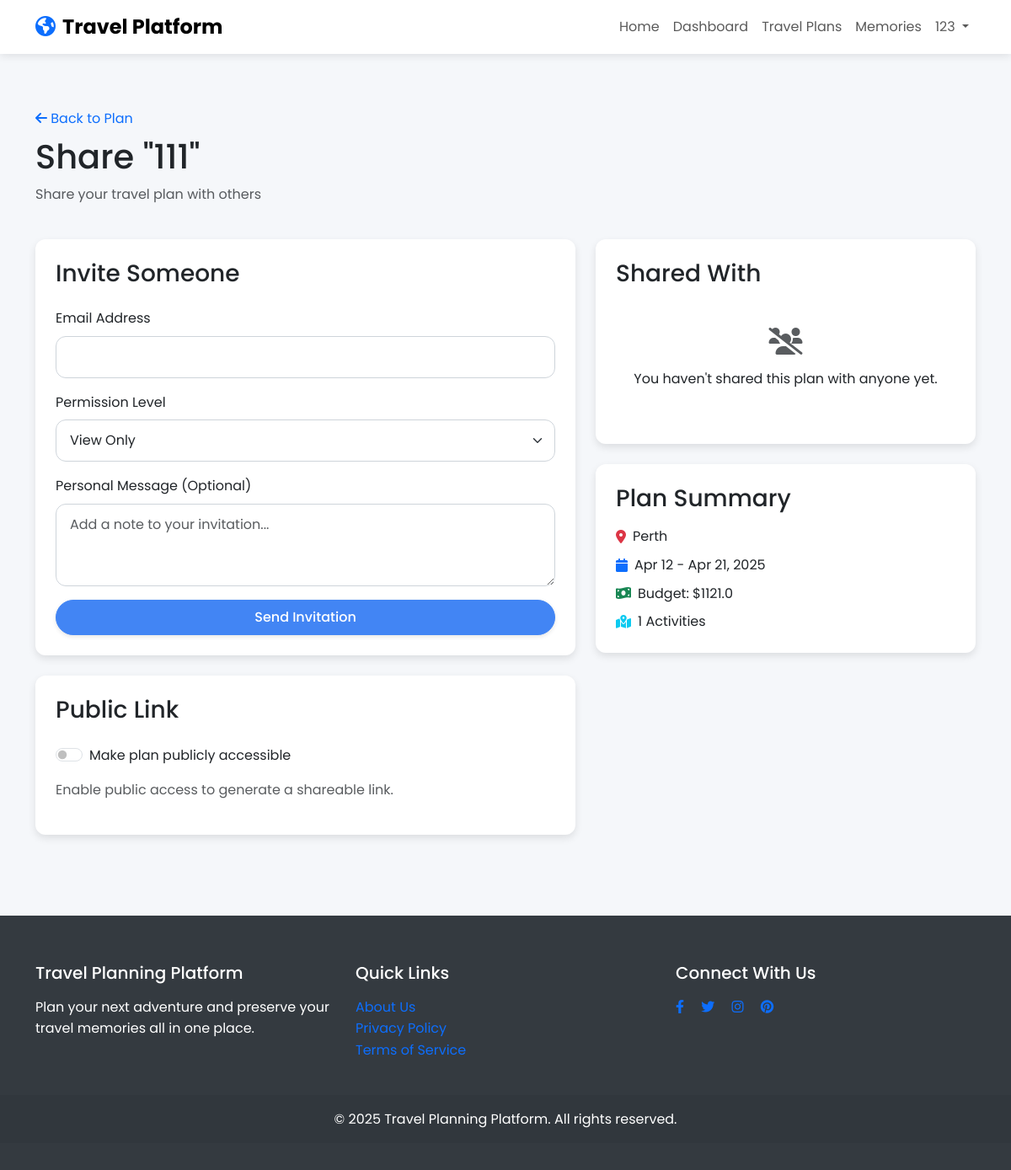
Page /planner/2/share (signed in) on the committed database.
### app/models/user.py (models this page shows, shortened)
class User(UserMixin, db.Model):
    id = db.Column(db.Integer, primary_key=True)
    username = db.Column(db.String(64), unique=True, nullable=False)
    email = db.Column(db.String(120), unique=True, nullable=False)
    password_hash = db.Column(db.String(128))
    created_at = db.Column(db.DateTime, default=datetime.utcnow)
    travel_plans = db.relationship('TravelPlan', backref='user', lazy='dynamic')
    memories = db.relationship('Memory', backref='user', lazy='dynamic')

### app/models/travel_plan.py (models this page shows, shortened)
class TravelPlan(db.Model):
    id = db.Column(db.Integer, primary_key=True)
    title = db.Column(db.String(100), nullable=False)
    destination = db.Column(db.String(100), nullable=False)
    start_date = db.Column(db.DateTime, nullable=False)
    end_date = db.Column(db.DateTime, nullable=False)
    budget = db.Column(db.Float)
    interests = db.Column(db.String(200))
    created_at = db.Column(db.DateTime, default=datetime.utcnow)
    is_public = db.Column(db.Boolean, default=False)
    user_id = db.Column(db.Integer, db.ForeignKey('user.id'), nullable=False)
    itinerary_items = db.relationship('ItineraryItem', backref='travel_plan', lazy='dynamic', cascade="all, delete-orphan")
    shared_with = db.relationship('PlanShare', backref='travel_plan', lazy='dynamic', cascade="all, delete-orphan")

### app/routes/planner.py (the view, shortened to what this page needs)
@planner_bp.route('/<int:plan_id>/share', methods=['GET', 'POST'])
@login_required
def share_plan(plan_id):
    plan = TravelPlan.query.get_or_404(plan_id)
    if plan.user_id != current_user.id:
        flash('You do not have permission to share this plan', 'danger')
        return redirect(url_for('planner.view_plan', plan_id=plan_id))
    shares = PlanShare.query.filter_by(travel_plan_id=plan_id).all()
    return render_template('planner/share.html', plan=plan, shares=shares)

### app/auth.py (called while the page is built)
@login_manager.user_loader
def load_user(user_id):
    return User.query.get(int(user_id))

### app/templates/planner/share.html (shortened to what this page needs)
{% extends 'base.html' %}
{% block content %}
<div class="container py-5">
    <div class="row mb-4">
        <div class="col">
            <div class="d-flex align-items-center mb-2">
                <a href="{{ url_for('planner.view_plan', plan_id=plan.id) }}" class="text-decoration-none me-3">
                    <i class="fas fa-arrow-left"></i> Back to Plan
                </a>
            </div>
            <h1 class="mb-2">Share "{{ plan.title }}"</h1>
            <p class="text-muted">Share your travel plan with others</p>
        </div>
    </div>
    <div class="row">
        <div class="col-lg-7">
            <div class="card animate fade-in mb-4">
                <div class="card-body p-4">
                    <h3 class="card-title mb-4">Invite Someone</h3>
                    <form method="post" action="{{ url_for('planner.share_plan', plan_id=plan.id) }}" class="needs-validation" novalidate>
                        <div class="mb-3">
                            <label for="email" class="form-label">Email Address</label>
                            <input type="email" class="form-control" id="email" name="email" required>
                        </div>
                        <div class="mb-3">
                            <label for="permission" class="form-label">Permission Level</label>
                            <select class="form-select" id="permission" name="permission" required>
                                <option value="view">View Only</option>
                            </select>
                        </div>
                        <div class="mb-3">
                            <label for="message" class="form-label">Personal Message (Optional)</label>
                            <textarea class="form-control" id="message" name="message" rows="3" placeholder="Add a note to your invitation..."></textarea>
                        </div>
                        <div class="d-grid">
                            <button type="submit" class="btn btn-primary">Send Invitation</button>
                        </div>
                    </form>
                </div>
            </div>
            <div class="card animate fade-in" style="animation-delay: 0.2s;">
                <div class="card-body p-4">
                    <h3 class="card-title mb-4">Public Link</h3>
                    <div class="form-check form-switch mb-3">
                        <input class="form-check-input" type="checkbox" id="make_public" {% if plan.is_public %}checked{% endif %}>
                        <label class="form-check-label" for="make_public">Make plan publicly accessible</label>
                    </div>
                    {% if plan.is_public %}
                        <div class="input-group mb-3">
                            <input type="text" class="form-control" id="public_link" value="{{ url_for('planner.view_shared_plan', share_code=plan.share_code, _external=True) }}" readonly>
                            <button class="btn btn-outline-secondary" type="button" onclick="copyToClipboard()">
                                <i class="fas fa-copy"></i>
                            </button>
                        </div>
                        <div class="d-flex justify-content-between">
                            <span class="text-muted small">Anyone with this link can view this plan</span>
                            <span id="copy-message" class="text-success small d-none">Copied to clipboard!</span>
                        </div>
                    {% else %}
                        <p class="text-muted">Enable public access to generate a shareable link.</p>
                    {% endif %}
                </div>
            </div>
        </div>
        <div class="col-lg-5 mt-4 mt-lg-0">
            <div class="card animate fade-in" style="animation-delay: 0.3s;">
                <div class="card-body p-4">
                    <h3 class="card-title mb-4">Shared With</h3>
                    {% if shares %}
                        <div class="list-group">
                            {% for share in shares %}
                                <div class="list-group-item d-flex justify-content-between align-items-center animate fade-in" style="animation-delay: {{ loop.index * 0.1 }}s;">
                                    <div>
                                        <h6 class="mb-0">{{ share.user.username or share.email }}</h6>
                                        <small class="text-muted">
                                            {% if share.permission == 'view' %}
                                                View Only
                                            {% elif share.permission == 'edit' %}
                                                Can Edit
                                            {% endif %}
                                        </small>
                                        <br>
                                        <small class="text-muted">Shared: {{ share.created_at.strftime('%b %d, %Y') }}</small>
                                    </div>
                                    <form method="post" action="{{ url_for('planner.remove_share', plan_id=plan.id, share_id=share.id) }}">
                                        <button type="submit" class="btn btn-sm btn-outline-danger" onclick="return confirm('Are you sure you want to revoke access?');">
                                            <i class="fas fa-times"></i>
                                        </button>
                                    </form>
                                </div>
                            {% endfor %}
                        </div>
                    {% else %}
                        <div class="text-center py-4">
                            <i class="fas fa-users-slash fa-2x text-muted mb-3"></i>
                            <p>You haven't shared this plan with anyone yet.</p>
                        </div>
                    {% endif %}
                </div>
            </div>
            <div class="card animate fade-in mt-4" style="animation-delay: 0.4s;">
                <div class="card-body p-4">
                    <h3 class="card-title mb-3">Plan Summary</h3>
                    <div class="d-flex align-items-center mb-2">
                        <i class="fas fa-map-marker-alt text-danger me-2"></i>
                        <span>{{ plan.destination }}</span>
                    </div>
                    <div class="d-flex align-items-center mb-2">
                        <i class="fas fa-calendar text-primary me-2"></i>
                        <span>{{ plan.start_date.strftime('%b %d') }} - {{ plan.end_date.strftime('%b %d, %Y') }}</span>
                    </div>
                    {% if plan.budget %}
                        <div class="d-flex align-items-center mb-2">
                            <i class="fas fa-money-bill-wave text-success me-2"></i>
                            <span>Budget: ${{ plan.budget }}</span>
                        </div>
                    {% endif %}
                    <div class="d-flex align-items-center">
                        <i class="fas fa-map-marked-alt text-info me-2"></i>
                        <span>{{ plan.itinerary_items.count() }} Activities</span>
                    </div>
                </div>
            </div>
        </div>
    </div>
</div>
{% endblock %}

### app/templates/base.html (shortened to what this page needs)
<!DOCTYPE html>
<html lang="en">
<head>
    <link href="https://cdn.jsdelivr.net/npm/bootstrap@5.3.0-alpha1/dist/css/bootstrap.min.css" rel="stylesheet">
    <link rel="stylesheet" href="https://cdnjs.cloudflare.com/ajax/libs/font-awesome/6.0.0/css/all.min.css">
    <link rel="stylesheet" href="https://unpkg.com/leaflet@1.9.3/dist/leaflet.css">
    <link rel="stylesheet" href="{{ url_for('static', filename='css/style.css') }}">
</head>
<body>
    <nav class="navbar navbar-expand-lg navbar-light bg-white sticky-top">
        <div class="container">
            <a class="navbar-brand" href="{{ url_for('main.index') }}">
                <i class="fas fa-globe-americas me-2 text-primary"></i>Travel Platform
            </a>
            <div class="collapse navbar-collapse" id="navbarNav">
                <ul class="navbar-nav ms-auto">
                    <li class="nav-item">
                        <a class="nav-link" href="{{ url_for('main.index') }}">Home</a>
                    </li>
                    {% if current_user.is_authenticated %}
                        <li class="nav-item">
                            <a class="nav-link" href="{{ url_for('main.dashboard') }}">Dashboard</a>
                        </li>
                        <li class="nav-item">
                            <a class="nav-link" href="{{ url_for('planner.index') }}">Travel Plans</a>
                        </li>
                        <li class="nav-item">
                            <a class="nav-link" href="{{ url_for('memories.index') }}">Memories</a>
                        </li>
                        <li class="nav-item dropdown">
                            <a class="nav-link dropdown-toggle" href="#" id="navbarDropdown" role="button" data-bs-toggle="dropdown">
                                {{ current_user.username }}
                            </a>
                        </li>
                    {% endif %}
                </ul>
            </div>
        </div>
    </nav>
    <main>
        {% block content %}{% endblock %}
    </main>
    <footer class="text-center text-lg-start">
        <div class="container py-4">
            <div class="row">
                <div class="col-lg-4 mb-4 mb-lg-0">
                    <h5 class="mb-3">Travel Planning Platform</h5>
                    <p>Plan your next adventure and preserve your travel memories all in one place.</p>
                </div>
                <div class="col-lg-4 mb-4 mb-lg-0">
                    <h5 class="mb-3">Quick Links</h5>
                    <ul class="list-unstyled">
                        <li><a href="{{ url_for('main.about') }}" class="text-decoration-none">About Us</a></li>
                        <li><a href="#" class="text-decoration-none">Privacy Policy</a></li>
                        <li><a href="#" class="text-decoration-none">Terms of Service</a></li>
                    </ul>
                </div>
                <div class="col-lg-4">
                    <h5 class="mb-3">Connect With Us</h5>
                    <div class="social-links">
                        <a href="#" class="me-3 text-decoration-none"><i class="fab fa-facebook-f"></i></a>
                        <a href="#" class="me-3 text-decoration-none"><i class="fab fa-twitter"></i></a>
                        <a href="#" class="me-3 text-decoration-none"><i class="fab fa-instagram"></i></a>
                        <a href="#" class="text-decoration-none"><i class="fab fa-pinterest"></i></a>
                    </div>
                </div>
            </div>
        </div>
        <div class="text-center p-3" style="background-color: rgba(0, 0, 0, 0.05);">
            © 2025 Travel Planning Platform. All rights reserved.
        </div>
    </footer>
</body>
</html>

### app/static/css/style.css (style rules this page uses)
:root { --primary-color: #4285f4; --secondary-color: #34a853; --accent-color: #fbbc05; --danger-color: #ea4335; --light-color: #f8f9fa; --dark-color: #343a40; --text-color: #212529; --border-radius: 12px; --transition-speed: 0.3s; --box-shadow: 0 4px 10px rgba(0, 0, 0, 0.1); }
body { font-family: 'Poppins', sans-serif; line-height: 1.6; color: var(--text-color); background-color: #f5f7fa; transition: all var(--transition-speed) ease; }
.animate { animation-duration: 0.5s; animation-fill-mode: both; }
.fade-in { animation-name: fadeIn; }
.card { border-radius: var(--border-radius); overflow: hidden; border: none; box-shadow: var(--box-shadow); transition: transform var(--transition-speed); }
.btn { border-radius: 50px; padding: 0.5rem 1.5rem; transition: all var(--transition-speed); box-shadow: 0 2px 5px rgba(0, 0, 0, 0.1); font-weight: 500; }
.btn-primary { background-color: var(--primary-color); border-color: var(--primary-color); }
.form-control, .form-select { border-radius: var(--border-radius); border: 1px solid #ced4da; padding: 0.75rem 1rem; transition: border-color var(--transition-speed), box-shadow var(--transition-speed); }
.navbar { background-color: white; box-shadow: 0 2px 10px rgba(0, 0, 0, 0.1); }
.navbar-brand { font-weight: 700; font-size: 1.5rem; }
footer { background-color: var(--dark-color); color: white; padding: 2rem 0; margin-top: 3rem; }

### rows in the picture
User: username "123"
TravelPlan: title "111", destination "Perth", start_date "Apr 12", end_date "Apr 21, 2025", budget "1121.0"

### other values in the picture
{{ plan.itinerary_items.count() }} "1"
